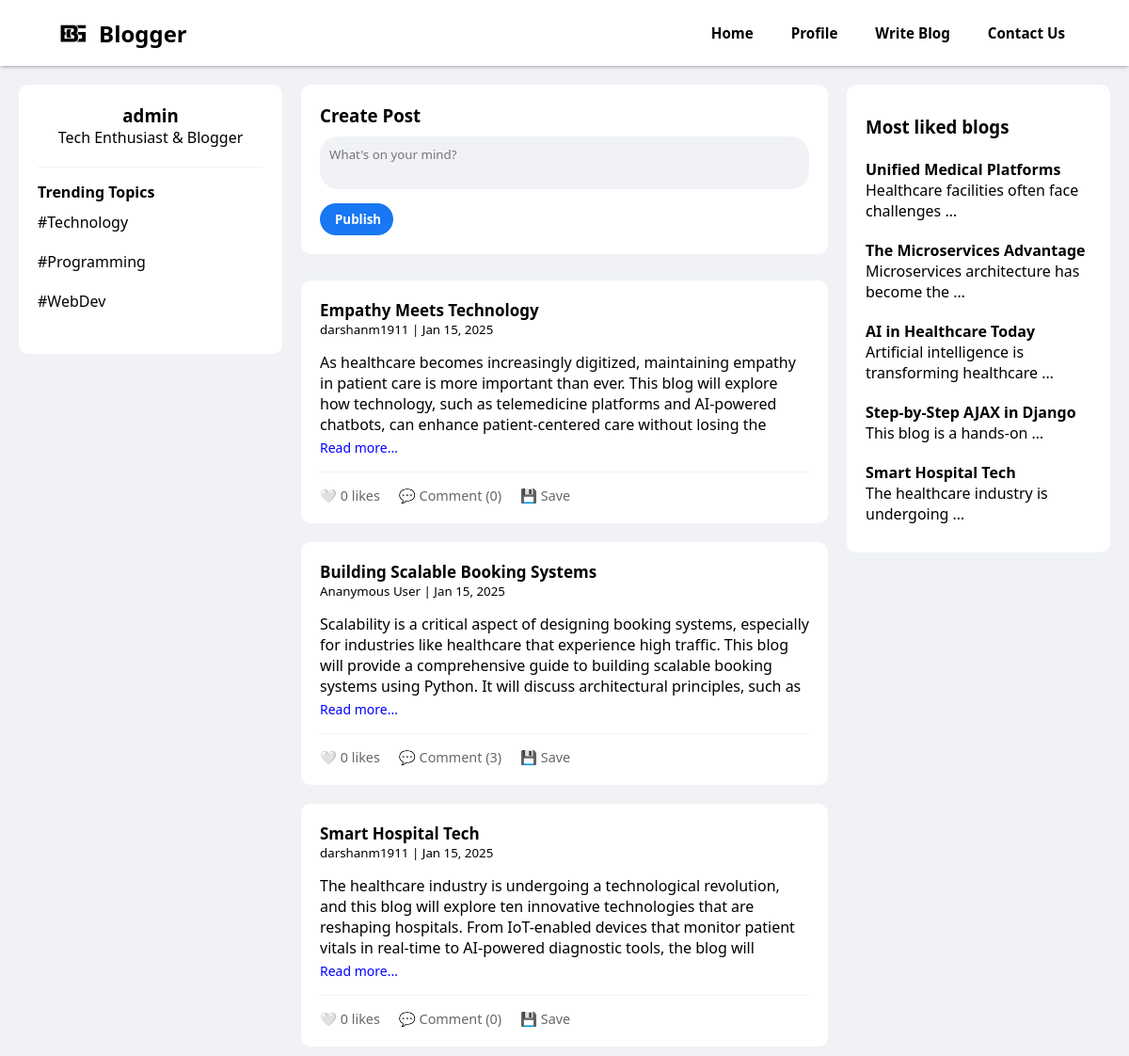
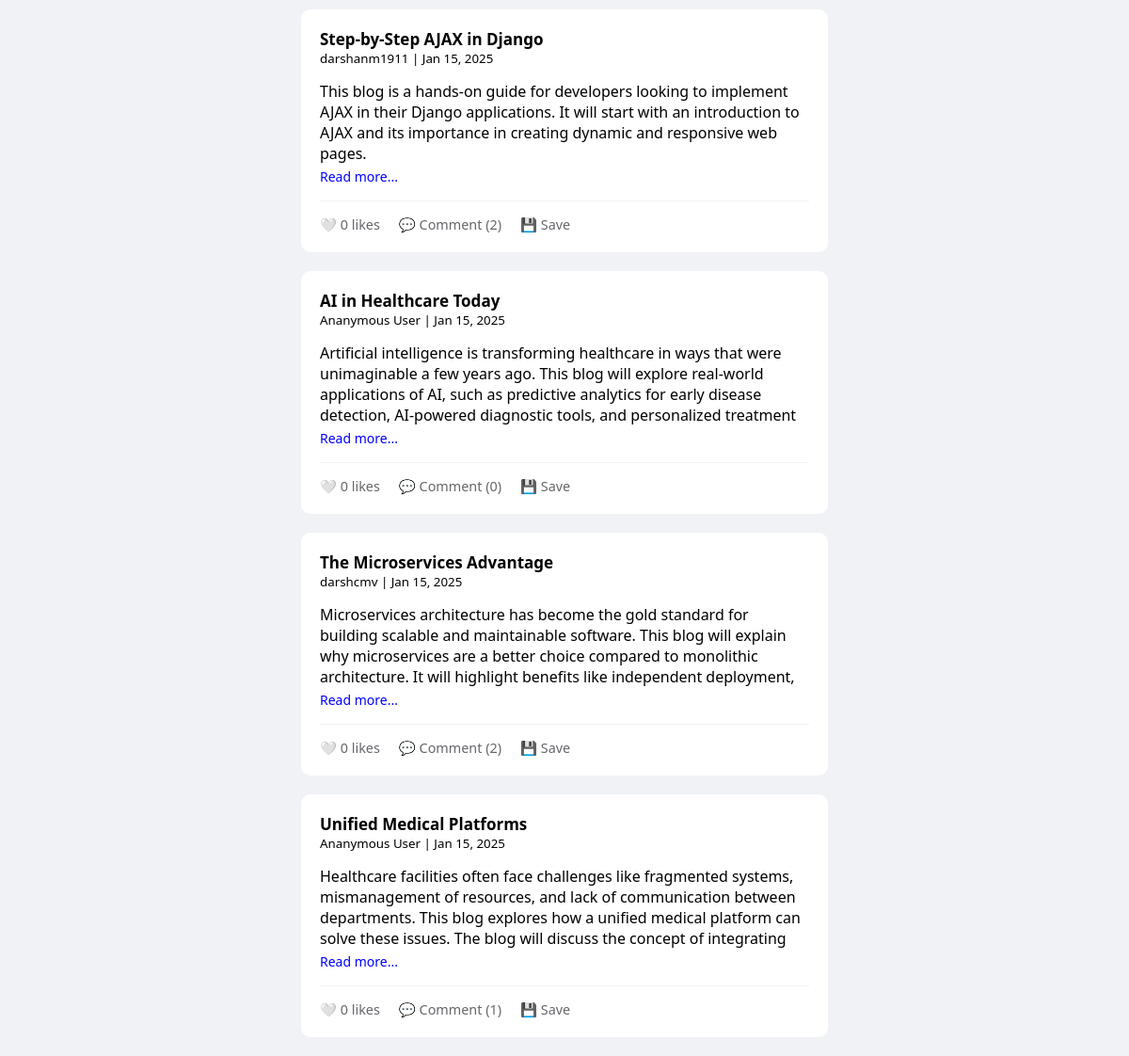
Page /index/ (signed in) on the committed database (2 pictures, top to bottom).
### home/models.py (models this page shows, shortened)
class Blogs(models.Model):
    user_name=models.CharField(max_length=100)
    title=models.CharField(max_length=100,default='Blog')
    content =models.TextField(max_length=10000)
    date =models.DateField()
    ananymous=models.BooleanField(default=False)
    likes=models.IntegerField(default=0)

### home/views.py (the view)
# urls.py: path("index/",views.index,name="Home"),
def index(request):
    if isinstance(request.user, AnonymousUser):
        return redirect(login_user)
    if request.method=="POST":
        user_name =request.user
        content =request.POST.get('content')
        blog=Blogs(user_name=user_name,content=content,date=datetime.today())
        blog.save()
        messages.success(request, "Posted Successfully!")
    data=Blogs.objects.exclude(user_name=request.user).values().order_by('-id')
    serializer=BlogSerializer(data,many=True)
    d=serializer.data
    details=Details.objects.filter(user_name=request.user).first()
    saved_blogs = details.saved if details else []
    for blog in d:
        if Likes.objects.filter(blog_id=blog['id'], user_name=request.user).exists():
            blog['liked'] = True
        blog['date'] = datetime.strptime(blog['date'], '%Y-%m-%d').strftime('%b %d, %Y')
        blog['comments'] = Comments.objects.filter(blog_id=blog['id']).order_by('-id')
        blog['no_of_comments'] = len(blog['comments'])
        blog['save']=False
        if blog['id'] in saved_blogs:
            blog['save'] = True
    trending = Blogs.objects.exclude(user_name=request.user).order_by('-likes')[:5]
    return render(request,'index.html',{'blogs': d,'trending': trending})

### templates/index.html (shortened to what this page needs)
{% extends "base.html" %} {% block css %}
<link rel="stylesheet" href="\static\index.css" />
{% endblock css %}
{% block body %}
<body>
  <div class="main-container">
    <aside class="sidebar">
      <div class="profile-card">
        <h3>{{request.user.get_full_name}}</h3>
        <p>Tech Enthusiast & Blogger</p>
      </div>
      <div class="trending">
        <h4>Trending Topics</h4>
        <div class="trending-item">
          <span>#Technology</span>
        </div>
        <div class="trending-item">
          <span>#Programming</span>
        </div>
        <div class="trending-item">
          <span>#WebDev</span>
        </div>
      </div>
    </aside>
    <main class="feed">
      <div class="create-post">
        <h3>Create Post</h3>
        <form action="" method="POST">
          <textarea name="content" class="post-input" placeholder="What's on your mind?"></textarea>
          <button type="submit" class="btn btn-primary" style="margin-top: 10px;">Publish</button>
        </form>
      </div>
      {% for blog in blogs %}
      <div class="post-card">
        <div class="post-header">
          <div class="post-meta">
            <strong style="font-size: 17px;">{{ blog.title }}</strong>
            <small>
              {% if blog.ananymous %}
              <span class="span">Ananymous User
              </span>
              {% else %}
              <span class="span">{{blog.user_name}}
              </span>
              {% endif %}
              | {{ blog.date }}</small>
          </div>
        </div>
        {% if blog.content|length > 320 %}
        <p class="blog-para blog-para{{blog.id}}">{{ blog.content|linebreaksbr }}</p>
        <a class="readmore" onclick="readmore('{{blog.id}}')">Read more...</a>
        {% else %}
        <p class="blog-para blog-para{{blog.id}}" style="text-align: justify; height:auto">{{blog.content|linebreaksbr}}
        </p>
        {% endif %}
        <div class="post-actions">
          <button id="likes{{blog.id}}" class="action-btn" onclick="blogLike('{{ blog.id }}')">
            {% if blog.liked %}
            ❤️
            {% else %}
            🤍
            {% endif %}
            {{blog.likes}} likes
          </button>
          <button id="n-comments{{blog.id}}" class="action-btn comment-toggle">💬 Comment
            ({{blog.no_of_comments}})</button>
          {% if blog.save == True %}
          <button id="save{{blog.id}}" onclick="saveblog('{{blog.id}}')" class="action-btn" style="color: #0de300;">💾 Saved</button>
          {% else %}
          <button id="save{{blog.id}}" onclick="saveblog('{{blog.id}}')" class="action-btn">💾 Save</button>
          {% endif %}
        </div>
      </div>
      {% endfor %}
    </main>
    <aside class="sidebar">
      <h3 style="margin: 12px 0;">Most liked blogs</h3>
      {% for trend in trending %}
      <div onclick="showBlog('{{trend.id}}')" class="trending-item">
        <div>
          <strong>{{trend.title}}</strong>
          <p>{{ trend.content|truncatewords:5 }}</p>
        </div>
      </div>
      {% endfor %}
    </aside>
  </div>
</body>
{% endblock body %}

### templates/base.html (shortened to what this page needs)
{% load static %}
<!DOCTYPE html>
<html lang="en">
<head>
  <link rel="stylesheet" type="text/css" target="_blank" href="\static\nav.css" />
  {% block css %} {% endblock css %}
</head>
<body>
  <nav>
    <div class="logo">
      <img src="\static\logo.png" alt="logo" />
      <h1>Blogger</h1>
    </div>
    <ul>
      <li>
        <a href="/index">Home</a>
      </li>
      <li>
        <a href="/profile">Profile</a>
      </li>
      <li>
        <a href="/writeblog">Write Blog</a>
      </li>
      <li>
        <a href="/contact">Contact Us</a>
      </li>
    </ul>
  </nav>
   {% block body %} {% endblock body %}
</body>
</html>

### static/nav.css (style rules this page uses)
* { box-sizing: border-box; font-family: "Segoe UI", Tahoma, Geneva, Verdana, sans-serif; }
body { padding: 0; margin: 0; font-family: "Poppins", sans-serif; }
nav { padding: 5px 5%; display: flex; justify-content: space-between; align-items: center; box-shadow: rgba(50, 50, 93, 0.25) 0px 2px 5px -1px, rgba(0, 0, 0, 0.3) 0px 1px 3px -1px; z-index: 1; position: sticky; top: 0; background-color: white; height: 70px; }
nav .logo { display: flex; align-items: center; }
nav .logo img { height: 35px; width: auto; margin-right: 10px; }
nav .logo h1 { font-size: 1.5rem; font-weight: bold; }
nav ul { list-style: none; display: flex; }
nav ul li { margin-left: 1.5rem; }
nav ul li a { text-decoration: none; color: #000; font-size: 95%; font-weight: 600; padding: 4px 8px; border-radius: 5px; }

### static/index.css (style rules this page uses)
* { margin: 0; padding: 0; box-sizing: border-box; font-family: "Segoe UI", Tahoma, Geneva, Verdana, sans-serif; }
body { background-color: #f0f2f5; }
.btn { padding: 0.5rem 1rem; border: none; border-radius: 20px; cursor: pointer; font-weight: 600; }
.btn-primary { background-color: #1877f2; color: white; width: 78px; }
.main-container { max-width: 1200px; margin: 0 auto; padding: 20px; display: grid; grid-template-columns: 1fr 2fr 1fr; gap: 20px; }
.sidebar { background: white; border-radius: 10px; padding: 20px; height: fit-content; position: sticky; top: 90px; }
.profile-card { text-align: center; padding-bottom: 20px; border-bottom: 1px solid #f0f2f5; }
.feed { display: flex; flex-direction: column; gap: 20px; }
.post-card { background: white; border-radius: 10px; padding: 20px; }
.post-header { display: flex; align-items: center; gap: 10px; margin-bottom: 15px; }
.post-meta { display: flex; flex-direction: column; }
.post-actions { display: flex; gap: 20px; padding-top: 15px; border-top: 1px solid #f0f2f5; margin-top: 15px; }
.action-btn { display: flex; align-items: center; gap: 5px; background: none; border: none; cursor: pointer; color: #65676b; font-size: 0.9rem; }
.create-post { background: white; border-radius: 10px; padding: 20px; margin-bottom: 8px; }
.post-input { width: 100%; padding: 10px; border: none; border-radius: 20px; background-color: #f0f2f5; margin-top: 10px; resize: none; }
.trending { padding: 15px 0; }
.trending-item { display: flex; align-items: center; gap: 10px; padding: 10px 0; cursor: pointer; }
.readmore { font-size: 14px; color: blue; cursor: pointer; }
.blog-para { height: 90px; overflow: hidden; }
:root { --card-background: #ffffff; --text-color: #1f2937; }

### rows in the picture
Blogs: title "Empathy Meets Technology", user_name "darshanm1911", content "As healthcare becomes increasingly digitized, maintaining empathy in patient care is more important than ever. This blog will explore how technology, such as telemedicine platforms and AI-powered chatbots, can enhance patient-centered care without losing the…"
Blogs: title "Building Scalable Booking Systems", content "Scalability is a critical aspect of designing booking systems, especially for industries like healthcare that experience high traffic. This blog will provide a comprehensive guide to building scalable booking systems using Python. It will discuss architectural principles, such as…"
Blogs: title "Smart Hospital Tech", user_name "darshanm1911", content "The healthcare industry is undergoing a technological revolution, and this blog will explore ten innovative technologies that are reshaping hospitals. From IoT-enabled devices that monitor patient vitals in real-time to AI-powered diagnostic tools, the blog will…", title "Smart Hospital Tech", content "The healthcare industry is undergoing …"
Blogs: title "Step-by-Step AJAX in Django", user_name "darshanm1911", content "This blog is a hands-on guide for developers looking to implement AJAX in their Django applications. It will start with an introduction to AJAX and its importance in creating dynamic and responsive web pages.", title "Step-by-Step AJAX in Django", content "This blog is a hands-on …"
Blogs: title "AI in Healthcare Today", content "Artificial intelligence is transforming healthcare in ways that were unimaginable a few years ago. This blog will explore real-world applications of AI, such as predictive analytics for early disease detection, AI-powered diagnostic tools, and personalized treatment…", title "AI in Healthcare Today", content "Artificial intelligence is transforming healthcare …"
Blogs: title "The Microservices Advantage", user_name "darshcmv", content "Microservices architecture has become the gold standard for building scalable and maintainable software. This blog will explain why microservices are a better choice compared to monolithic architecture. It will highlight benefits like independent deployment,…", title "The Microservices Advantage", content "Microservices architecture has become the …"
Blogs: title "Unified Medical Platforms", content "Healthcare facilities often face challenges like fragmented systems, mismanagement of resources, and lack of communication between departments. This blog explores how a unified medical platform can solve these issues. The blog will discuss the concept of integrating…", title "Unified Medical Platforms", content "Healthcare facilities often face challenges …"

### other values in the picture
{{ request.user.get_full_name }} "admin"
{{ blog.date }} "Jan 15, 2025" "Jan 15, 2025" "Jan 15, 2025" "Jan 15, 2025" "Jan 15, 2025" "Jan 15, 2025" "Jan 15, 2025"
{{ blog.likes }} "0" "0" "0" "0" "0" "0" "0"
{{ blog.no_of_comments }} "0" "3" "0" "2" "0" "2" "1"
